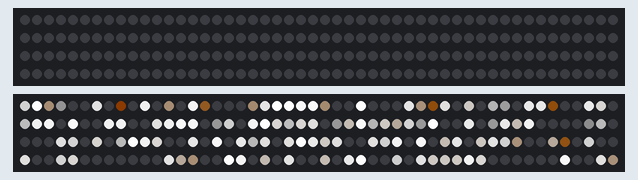
This sketch was run on a simulated ESP32. Parts: 2 × 200 RGB LEDs in strip order, left to right, continuing on the next row. Dim RGB values are drawn brighter than linear; WiFi joins after 1.5 s; servers stay silent unless stated; what the sketch prints to the serial monitor is not drawn.

Above: at 4.68 s.
At 5.28 s:
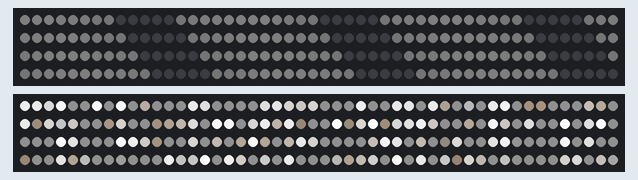
At 5.89 s:
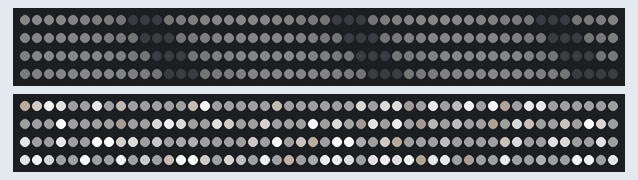
At 15.49 s:
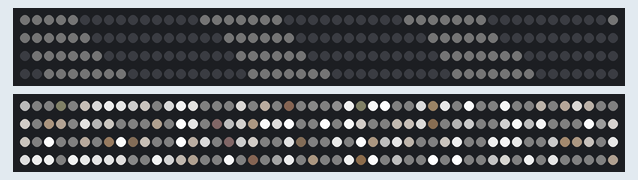
At 26.1 s:
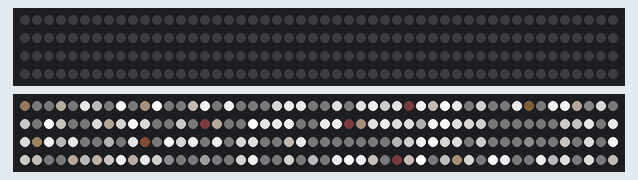
At 39.55 s:
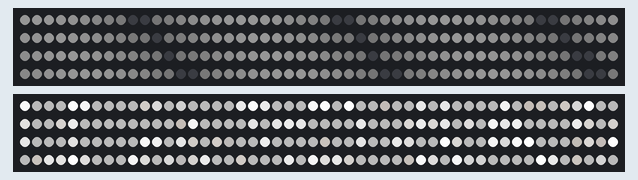

The sketch:

Entanglement.ino
```cpp
/// @file    TwinkleFox.ino
/// @brief   Twinkling "holiday" lights that fade in and out.
/// @example TwinkleFox.ino

#include "FastLED.h"
#include <ArduinoOTA.h>
#include <WiFi.h>

#define SSID "BosonSamplerWiFi"
#define PASSWORD "QuantumTech2025"

// Static IP Configuration for ESP1
IPAddress staticIP(192, 168, 4, 3);
IPAddress gateway(192, 168, 4, 1);
IPAddress subnet(255, 255, 255, 0);

#define NUM_LEDS      200
#define LED_TYPE   WS2812
#define COLOR_ORDER   GRB
#define DATA_PIN        5

#define LED_PIN1 18
CRGBArray<NUM_LEDS> leds1;
CRGB leds[NUM_LEDS];

int lednumber = 200;

// Overall twinkle speed.
// 0 (VERY slow) to 8 (VERY fast).
// 4, 5, and 6 are recommended, default is 4.
#define TWINKLE_SPEED 4

// Overall twinkle density.
// 0 (NONE lit) to 8 (ALL lit at once).
// Default is 5.
#define TWINKLE_DENSITY 5

// Background color for 'unlit' pixels
// Can be set to CRGB::Black if desired.
CRGB BackgroundColor = CRGB::Black;
CRGB lBackgroundColor = CRGB::Black;

// If COOL_LIKE_INCANDESCENT is set to 1, colors will
// fade out slightly 'reddened', similar to how
// incandescent bulbs change color as they get dimmed down.
#define COOL_LIKE_INCANDESCENT 1

#define HALFFAIRY ((CRGB::FairyLight & 0xFEFEFE) / 2)
#define QUARTERFAIRY ((CRGB::FairyLight & 0xFCFCFC) / 4)
const TProgmemRGBPalette16 FairyLight_p FL_PROGMEM =
{  CRGB::FairyLight, CRGB::FairyLight, CRGB::FairyLight, CRGB::FairyLight,
   HALFFAIRY,        HALFFAIRY,        CRGB::FairyLight, CRGB::FairyLight,
   QUARTERFAIRY,     QUARTERFAIRY,     CRGB::FairyLight, CRGB::FairyLight,
   CRGB::FairyLight, CRGB::FairyLight, CRGB::FairyLight, CRGB::FairyLight };

const TProgmemRGBPalette16 WhitePalette FL_PROGMEM =
{  CRGB::White, CRGB::White, CRGB::White, CRGB::White,
   CRGB::White,        CRGB::White,        CRGB::White, CRGB::White,
   CRGB::White,     CRGB::White,     CRGB::White, CRGB::White,
   CRGB::White, CRGB::White, CRGB::White, CRGB::White };


CRGBPalette16 gCurrentPalette = FairyLight_p; // Fixed single palette
CRGBPalette16 gNextPalette = WhitePalette; // Fixed single palette

// Function to interpolate between two colors and get the RGB value
CRGB interpolateColor(CRGB colorStart, CRGB colorEnd, float t) {
    // Clamp t between 0 and 1 to avoid going out of range
    t = constrain(t, 0.0, 1.0);

    // Calculate the interpolated color for each channel (Red, Green, Blue)
    uint8_t r = (uint8_t)(colorStart.r + t * (colorEnd.r - colorStart.r));
    uint8_t g = (uint8_t)(colorStart.g + t * (colorEnd.g - colorStart.g));
    uint8_t b = (uint8_t)(colorStart.b + t * (colorEnd.b - colorStart.b));

    // Return the resulting color as a CRGB object
    return CRGB(r, g, b);
}

void setup() {
  // Set static IP and connect to Wi-Fi
  WiFi.config(staticIP, gateway, subnet);
  WiFi.begin(SSID, PASSWORD);
  int timeout = 0;
  while (WiFi.status() != WL_CONNECTED && timeout < 20) {
    delay(100);
    timeout++;
    Serial.print(".");
  }
  if (WiFi.status() == WL_CONNECTED) {
    Serial.println("\n[ESP1] Connected to Wi-Fi.");
  } else {
    Serial.println("\n[ESP1] Failed to connect to Wi-Fi.");
  }

  ArduinoOTA.begin(); // begin the OTA for Over The Air ESP updates

  // Define start and end colors (you can replace them with any colors)
  CRGB colorStart = CRGB::White;  // Red color
  CRGB colorEnd = CRGB::Black;   // Blue color

  delay(3000); // safety startup delay
  FastLED.addLeds<WS2812, LED_PIN1, COLOR_ORDER>(leds1, NUM_LEDS).setCorrection(TypicalLEDStrip);
  FastLED.addLeds<WS2812, DATA_PIN, COLOR_ORDER>(leds, NUM_LEDS).setCorrection(TypicalLEDStrip);
  fill_solid(leds1, NUM_LEDS, lBackgroundColor);
  leds1.nscale8(77);
  FastLED.show();
}

void loop() {
  ArduinoOTA.handle(); // handle OTA updates in the loop

  static float t = 0.0;
  static unsigned long lastTime = 0;
  unsigned long currentTime = millis();
  CRGB lBackgroundColor = interpolateColor(CRGB::Black, CRGB::White, t);

  if (currentTime - lastTime >= 100){
    lastTime = currentTime;
    t += 0.01;
    if (t >= 1){
      t = 0;
    }
  }
  fill_solid(leds1, NUM_LEDS, lBackgroundColor);
  for (int i = 0; i < NUM_LEDS; i++) {
    int phasShiftbrightness2 = 77*(sin8((i + 3.141) * 15))/255;
    leds1[i].nscale8(phasShiftbrightness2);
  }
  drawTwinkles(leds, lednumber, lBackgroundColor);
  //leds.nscale8(10);
  FastLED.show();
}

// This function loops over each pixel, calculates the
// adjusted 'clock' that this pixel should use, and calls
// "CalculateOneTwinkle" on each pixel. It then displays
// either the twinkle color of the background color,
// whichever is brighter.
void drawTwinkles(CRGB* leds, int lednum, CRGB BackgroundColor)
{
  uint16_t PRNG16 = 11337;
  uint32_t clock32 = millis();

  CRGB bg = BackgroundColor;
  uint8_t backgroundBrightness = bg.getAverageLight();

  for (int i = 0; i < lednum; i++) {
    PRNG16 = (uint16_t)(PRNG16 * 2053) + 1384; // next 'random' number
    uint16_t myclockoffset16 = PRNG16; // use that number as clock offset
    PRNG16 = (uint16_t)(PRNG16 * 2053) + 1384; // next 'random' number
    uint8_t myspeedmultiplierQ5_3 =  ((((PRNG16 & 0xFF) >> 4) + (PRNG16 & 0x0F)) & 0x0F) + 0x08;
    uint32_t myclock30 = (uint32_t)((clock32 * myspeedmultiplierQ5_3) >> 3) + myclockoffset16;
    uint8_t myunique8 = PRNG16 >> 8;

    CRGB c = computeOneTwinkle(myclock30, myunique8);

    uint8_t cbright = c.getAverageLight();
    int16_t deltabright = cbright - backgroundBrightness;
    if (deltabright >= 32 || (!bg)) {
      leds[i] = c;
    } else if (deltabright > 0) {
      leds[i] = blend(bg, c, deltabright * 8);
    } else {
      leds[i] = bg;
    }
  }
}

CRGB computeOneTwinkle(uint32_t ms, uint8_t salt)
{
  uint16_t ticks = ms >> (8 - TWINKLE_SPEED);
  uint8_t fastcycle8 = ticks;
  uint16_t slowcycle16 = (ticks >> 8) + salt;
  slowcycle16 += sin8(slowcycle16);
  slowcycle16 = (slowcycle16 * 2053) + 1384;
  uint8_t slowcycle8 = (slowcycle16 & 0xFF) + (slowcycle16 >> 8);

  uint8_t bright = 0;
  if (((slowcycle8 & 0x0E) / 2) < TWINKLE_DENSITY) {
    bright = attackDecayWave8(fastcycle8);
  }

  uint8_t hue = slowcycle8 - salt;
  CRGB c;
  if (bright > 0) {
    c = ColorFromPalette(gNextPalette, hue, bright, NOBLEND);
    if (COOL_LIKE_INCANDESCENT == 1) {
      coolLikeIncandescent(c, fastcycle8);
    }
  } else {
    c = CRGB::Black;
  }
  return c;
}

uint8_t attackDecayWave8(uint8_t i)
{
  if (i < 86) {
    return i * 3;
  } else {
    i -= 86;
    return 255 - (i + (i / 2));
  }
}

void coolLikeIncandescent(CRGB& c, uint8_t phase)
{
  if (phase < 128) return;

  uint8_t cooling = (phase - 128) >> 4;
  c.g = qsub8(c.g, cooling);
  c.b = qsub8(c.b, cooling * 2);
}
```
